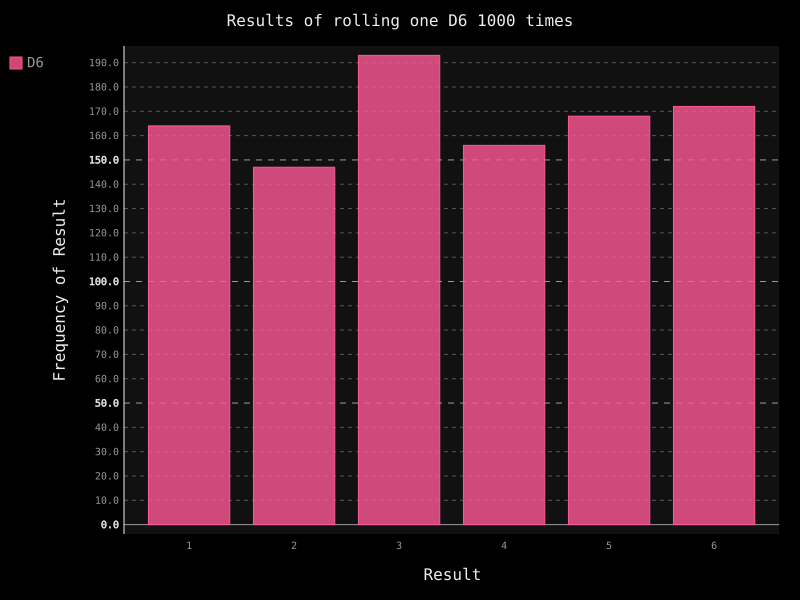

The Python source for this figure:
#!/usr/bin/env python
# -*- coding: utf-8 -*-
#
#  die_visual.py
#  
#  Copyright 2018 Administrator <Administrator@SKY-20180411HYU>
#  
#  This program is free software; you can redistribute it and/or modify
#  it under the terms of the GNU General Public License as published by
#  the Free Software Foundation; either version 2 of the License, or
#  (at your option) any later version.
#  
#  This program is distributed in the hope that it will be useful,
#  but WITHOUT ANY WARRANTY; without even the implied warranty of
#  MERCHANTABILITY or FITNESS FOR A PARTICULAR PURPOSE.  See the
#  GNU General Public License for more details.
#  
#  You should have received a copy of the GNU General Public License
#  along with this program; if not, write to the Free Software
#  Foundation, Inc., 51 Franklin Street, Fifth Floor, Boston,
#  MA 02110-1301, USA.
#  
#  

import pygal

from die import Die

#创建一个D6
die = Die()

#掷几次骰子，并将结果存储在一个列表中
results = []
for roll_num in range(1000):
	result = die.roll()
	results.append(result)

#分析结果
frequencies = []

for value in range(1, die.num_sides+1):
	frequency = results.count(value)
	frequencies.append(frequency)

#对结果进行可视化
hist = pygal.Bar()

hist.title = "Results of rolling one D6 1000 times"
hist.x_labels = ['1', '2', '3', '4', '5', '6']
hist.x_title = "Result"
hist.y_title = "Frequency of Result"

hist.add('D6', frequencies)
hist.render_to_file('die_visual.svg')
